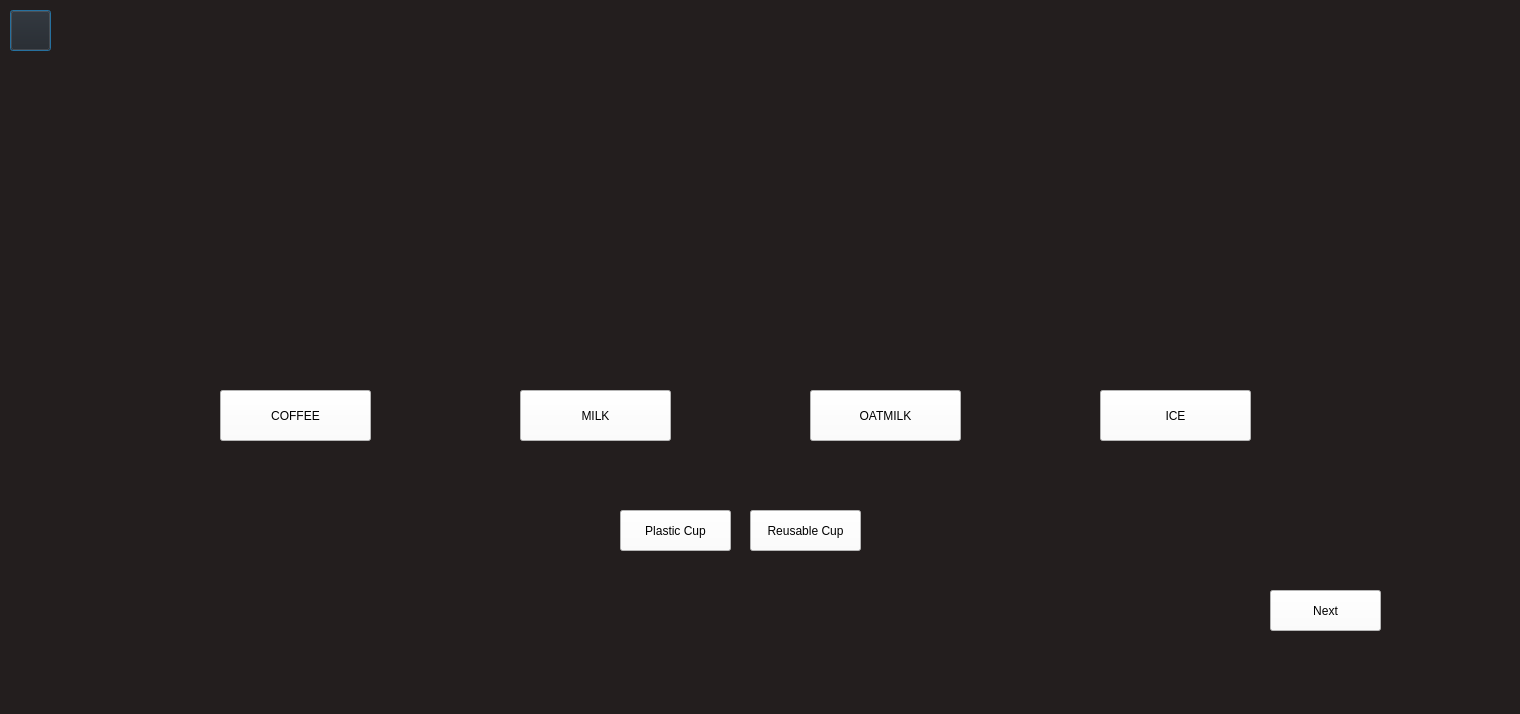
<?xml version="1.0" encoding="UTF-8"?>
<ui version="4.0">
 <class>Dialog</class>
 <widget class="QDialog" name="Dialog">
  <property name="geometry">
   <rect>
    <x>0</x>
    <y>0</y>
    <width>1520</width>
    <height>714</height>
   </rect>
  </property>
  <property name="windowTitle">
   <string>Dialog</string>
  </property>
  <widget class="QWidget" name="FabiolaPhotoWidget" native="true">
   <property name="geometry">
    <rect>
     <x>0</x>
     <y>0</y>
     <width>1520</width>
     <height>715</height>
    </rect>
   </property>
   <property name="styleSheet">
    <string notr="true">background-color: rgb(35, 30, 30);</string>
   </property>
   <widget class="QPushButton" name="backButton">
    <property name="geometry">
     <rect>
      <x>10</x>
      <y>10</y>
      <width>41</width>
      <height>41</height>
     </rect>
    </property>
    <property name="styleSheet">
     <string notr="true">color: white;</string>
    </property>
    <property name="text">
     <string/>
    </property>
   </widget>
   <widget class="QLabel" name="imageLabel">
    <property name="geometry">
     <rect>
      <x>420</x>
      <y>60</y>
      <width>791</width>
      <height>181</height>
     </rect>
    </property>
    <property name="text">
     <string/>
    </property>
   </widget>
   <widget class="QPushButton" name="coffeeButton">
    <property name="geometry">
     <rect>
      <x>220</x>
      <y>390</y>
      <width>151</width>
      <height>51</height>
     </rect>
    </property>
    <property name="styleSheet">
     <string notr="true">background-color: white;
font: 75 16px &quot;Yu Gothic Semibold&quot;;
</string>
    </property>
    <property name="text">
     <string>COFFEE</string>
    </property>
   </widget>
   <widget class="QPushButton" name="milkButton">
    <property name="geometry">
     <rect>
      <x>520</x>
      <y>390</y>
      <width>151</width>
      <height>51</height>
     </rect>
    </property>
    <property name="styleSheet">
     <string notr="true">background-color: white;
font: 75 16px &quot;Yu Gothic Semibold&quot;;
</string>
    </property>
    <property name="text">
     <string>MILK</string>
    </property>
   </widget>
   <widget class="QPushButton" name="oatmilkButton">
    <property name="geometry">
     <rect>
      <x>810</x>
      <y>390</y>
      <width>151</width>
      <height>51</height>
     </rect>
    </property>
    <property name="styleSheet">
     <string notr="true">background-color: white;
font: 75 16px &quot;Yu Gothic Semibold&quot;;
</string>
    </property>
    <property name="text">
     <string>OATMILK</string>
    </property>
   </widget>
   <widget class="QPushButton" name="iceButton">
    <property name="geometry">
     <rect>
      <x>1100</x>
      <y>390</y>
      <width>151</width>
      <height>51</height>
     </rect>
    </property>
    <property name="styleSheet">
     <string notr="true">background-color: white;
font: 75 16px &quot;Yu Gothic Semibold&quot;;
</string>
    </property>
    <property name="text">
     <string>ICE</string>
    </property>
   </widget>
   <widget class="QPushButton" name="nextButton">
    <property name="geometry">
     <rect>
      <x>1270</x>
      <y>590</y>
      <width>111</width>
      <height>41</height>
     </rect>
    </property>
    <property name="styleSheet">
     <string notr="true">font: 75 16px &quot;Yu Gothic Semibold&quot;;
background-color:white;</string>
    </property>
    <property name="text">
     <string>Next</string>
    </property>
   </widget>
   <widget class="QPushButton" name="plasticButton">
    <property name="geometry">
     <rect>
      <x>620</x>
      <y>510</y>
      <width>111</width>
      <height>41</height>
     </rect>
    </property>
    <property name="styleSheet">
     <string notr="true">font: 75 16px &quot;Yu Gothic Semibold&quot;;
background-color:white;</string>
    </property>
    <property name="text">
     <string>Plastic Cup</string>
    </property>
   </widget>
   <widget class="QPushButton" name="reusableButton">
    <property name="geometry">
     <rect>
      <x>750</x>
      <y>510</y>
      <width>111</width>
      <height>41</height>
     </rect>
    </property>
    <property name="styleSheet">
     <string notr="true">font: 75 16px &quot;Yu Gothic Semibold&quot;;
background-color:white;</string>
    </property>
    <property name="text">
     <string>Reusable Cup</string>
    </property>
   </widget>
  </widget>
 </widget>
 <resources/>
 <connections/>
</ui>
